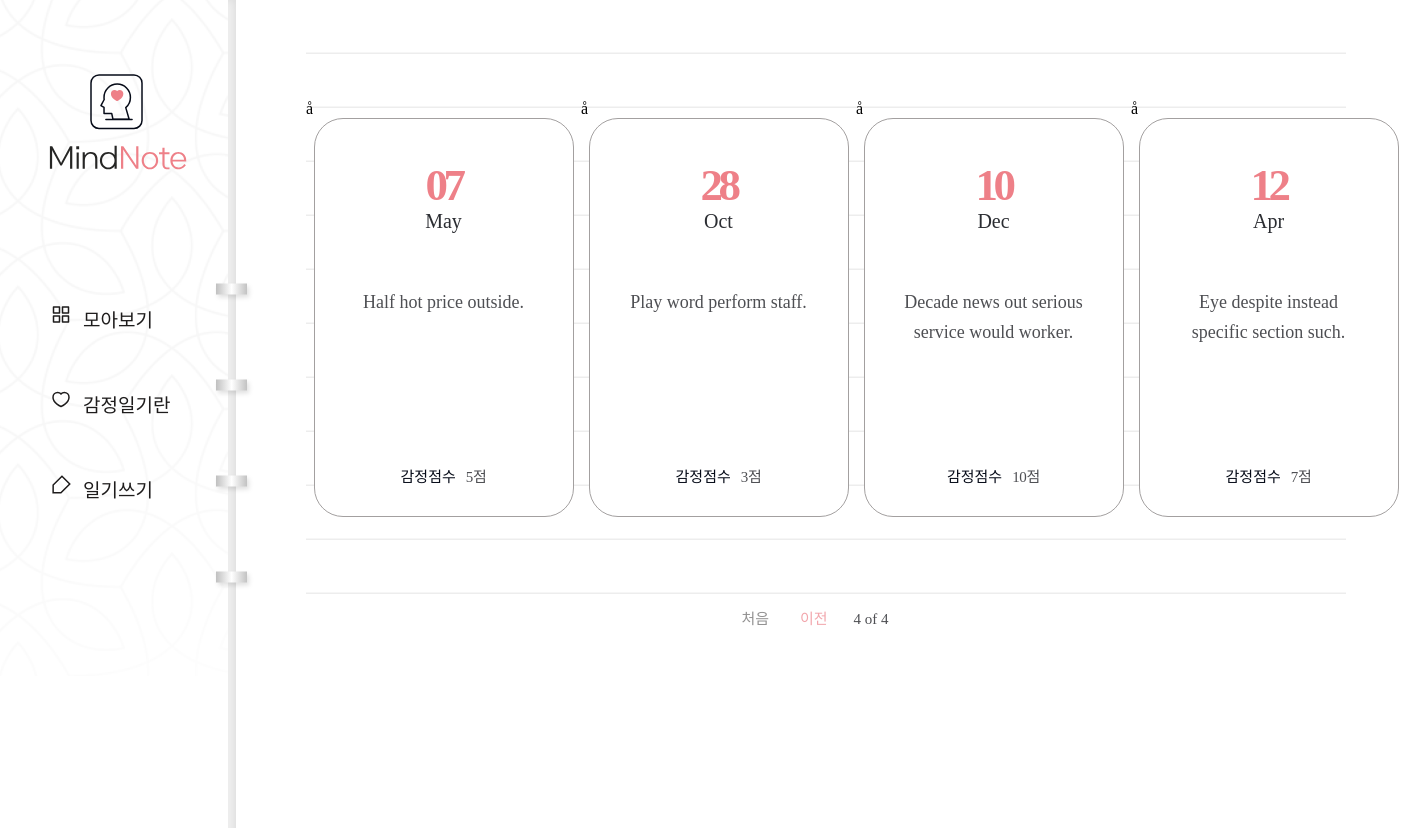
Page /diary/?page=4 on the committed database.
### diary/models.py (models this page shows, shortened)
class Page(models.Model):
    title = models.CharField(max_length=100, validators=[validate_no_hash])
    content = models.TextField(validators=[validate_no_hash])
    feeling = models.CharField(max_length=80, validators=[validate_no_hash, validate_no_numbers])
    score = models.IntegerField(validators=[validate_score])
    dt_created = models.DateField()

### diary/views.py (the view)
# urls.py: path('diary/', views.PageListView.as_view(), name='page-list'),
class PageListView(ListView):
    model = Page
    ordering = ['-dt_created']
    paginate_by = 8

### diary/templates/diary/page_list.html (shortened to what this page needs)
{% extends './base.html' %}
{% block content %}
{% if page_obj.object_list %}
    <div class="wrap-note">
        <div class="note">
            <div class="note-list">
                <ul>
                    {% for obj in page_obj.object_list %}
                    <li>å
                        <a href="{% url 'page-detail' obj.id %}">
                            <div class="date">
                                <span>{{obj.dt_created|date:"d"}}</span>
                                <p>{{obj.dt_created|date:"M"}}</p>
                            </div>
                            <h2>{{obj.title}}</h2>
                            <div class="score">
                                <p>감정점수</p>
                                <span>{{obj.score}}점</span>
                            </div>
                        </a>
                    </li>
                    {% endfor %}
                </ul>
            </div>
            <div class="paging">
                {% if page_obj.has_previous %}
                    <a href="?page=1" class="first">처음</a>
                    <a href="?page={{page_obj.previous_page_number}}" class="prev">이전</a>
                {% endif %}
                <span class="page">
                    <p>{{page_obj.number}} of {{page_obj.paginator.num_pages}}</p>
                </span>
            </div>
        </div>
    </div>
{% endif %}
{% endblock content %}

### diary/static/diary/css/styles.css (style rules this page uses)
h1,h2,h3,p,a,ul,li { margin: 0; padding: 0; font-family: 'NanumSquare'; list-style: none; text-decoration: none; outline: none; }
html { position: relative; min-height: 100%; margin: 0; }
body { margin: 0; padding: 0; -webkit-font-smoothing: antialiased; -moz-osx-font-smoothing: auto; }
.wrap-note .note { padding-left: 236px; padding-top: 50px; padding-bottom: 200px; }
.note-list { margin: 0 70px; padding-top: 50px; background: url(../image/note-bg.svg) repeat-x center/1535px 974px; }
.note-list ul { overflow: hidden; width: 1100px; margin: 0 auto; padding-bottom: 50px; }
.note-list ul li { float: left; width: 25%; padding-bottom: 30px; }
.note-list ul li a { display: block; width: 258px; height: 397px; margin: 0 auto; background: #fff; border: solid 1px #a3a0a0; border-radius: 29px; }
.note-list ul li a .date { margin-top: 40px; margin-bottom: 55px; text-align: center; }
.note-list ul li a .date p { display: inline-block; font-family: 'NanumSquare'; color: #2b2d32; font-size: 20px; text-align: center; text-transform: capitalize; line-height: 1; }
.note-list ul li a .date span { display: block; font-family: 'NanumSquare'; color: #ee8088; font-weight: 700; font-size: 45px; letter-spacing: -4.47px; }
.note-list ul li a h2 { width: 196px; height: 150px; margin: 0 auto; font-family: 'NanumBarunpen'; color: #4e4f53; font-weight: normal; font-size: 18px; line-height: 1.67; text-align: center; }
.note-list ul li a .score { margin-top: 28px; text-align: center; }
.note-list ul li a .score p { display: inline-block; font-family: 'NanumSquare'; color: #060b18; font-size: 15px; }
.note-list ul li a .score span { padding-left: 6px; font-family: 'NanumBarunpen'; color: #4e4f53; font-size: 15px; letter-spacing: -0.29px; }
.paging { margin-top: 10px; text-align: center; }
.paging a { display: inline-block; font-family: 'NanumSquare'; font-size: 15px; }
.paging .first,.paging .last { color: #929191; }
.paging .first { margin-right: 27px; }
.paging .prev,.paging .next { color: #f2a6ac; }
.paging span { display: inline-block; }
.paging span p { margin: 0 22px; font-family: 'NanumSquare'; color: #4e4f53; font-size: 15px; }

### rows in the picture
Page: dt_created "07", dt_created "May", title "Half hot price outside.", score "5"
Page: dt_created "28", dt_created "Oct", title "Play word perform staff.", score "3"
Page: dt_created "10", dt_created "Dec", title "Decade news out serious service would worker.", score "10"
Page: dt_created "12", dt_created "Apr", title "Eye despite instead specific section such.", score "7"

### other values in the picture
{{ page_obj.number }} "4"
{{ page_obj.paginator.num_pages }} "4"
